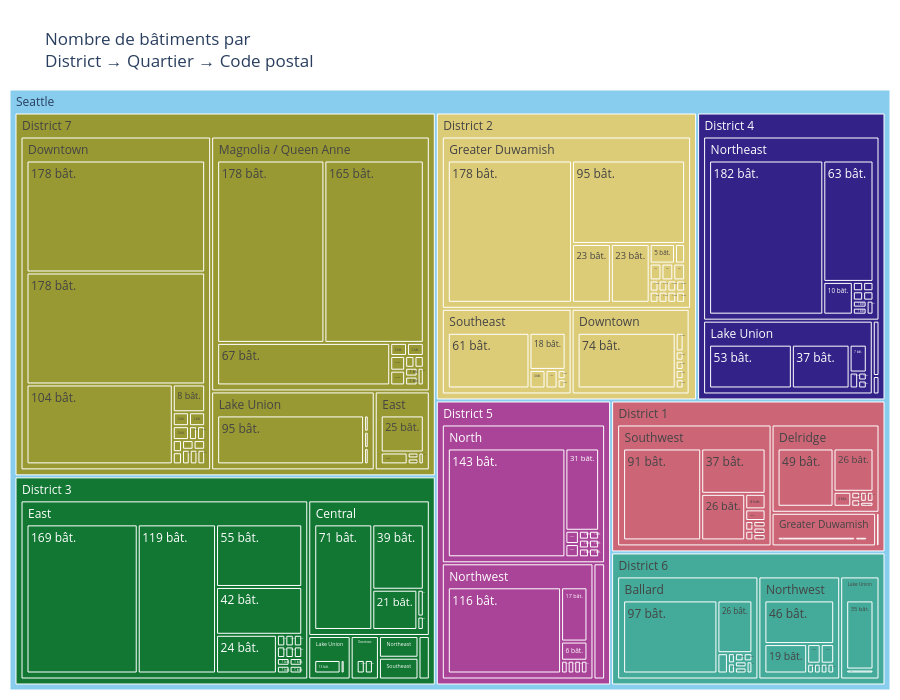

Notebook source saved alongside this figure:
### Markdown cell above
plutot que le code postale (zipcode) qui n a pas de sens pour le modèle renseigner le nb de batiments par zip code : NbBatiments_ZIP

a un impact avéré sur la target ds matrice de corélation

### Code cell
geo_df = df.assign(
    CouncilDistrictCode="D" + df["CouncilDistrictCode"].astype(str),
    Neighborhood=df["Neighborhood"].str.upper(),
    ZipCode=df["ZipCode"].astype("Int64").astype(str).fillna("Inconnu"),
)

tm = geo_df.assign(
    District="District " + df["CouncilDistrictCode"].astype(str),
    Quartier=df["Neighborhood"].str.title(),
    CodePostal="ZIP " + df["ZipCode"].astype("Int64").astype(str).fillna("inconnu"),
)

tm["NbBatiments_ZIP"] = tm.groupby(["District", "Quartier", "CodePostal"])["CodePostal"].transform("count")

fig = px.treemap(
    tm, path=[px.Constant("Seattle"), "District", "Quartier", "CodePostal"],
    color="District", height=700,
    color_discrete_sequence=px.colors.qualitative.Safe,
    title="Nombre de bâtiments par<br>District → Quartier → Code postal",
)

# id Plotly de chaque feuille -> valeur de la colonne NbBatiments_ZIP
feuilles = tm.drop_duplicates(["District", "Quartier", "CodePostal"])
nb_par_id = {
    f"Seattle/{r.District}/{r.Quartier}/{r.CodePostal}": r.NbBatiments_ZIP
    for r in feuilles.itertuples()
}

t = fig.data[0]
parents = set(t.parents)
labels = list(t.labels)
for i, id_ in enumerate(t.ids):
    if id_ not in parents:                      
        labels[i] = f"{nb_par_id[id_]} bât."
t.labels = labels

fig.update_traces(
    texttemplate="%{label}",
    hovertemplate="<b>%{id}</b><br>Bâtiments : %{value}<br>"
                  "Part du niveau supérieur : %{percentParent:.1%}<br>"
                  "Part du total : %{percentRoot:.1%}<extra></extra>",
    root_color="lightgrey",
)
fig.update_layout(margin={"t": 90, "l": 10, "r": 10, "b": 10})
fig.show()

df["NbBatiments_ZIP"] = df.groupby("ZipCode")["ZipCode"].transform("count")

### Figure 1 — Plotly figure (JSON) as saved in the notebook; plotly's stock layout.template omitted (floating-point values rounded to 4 significant figures; data arrays with more than 128 entries replaced by an {"elided": "..."} marker saying what was removed)
{"data": [{"branchvalues": "total", "customdata": {"elided": "211x1 str values"}, "domain": {"x": [0, 1], "y": [0, 1]}, "hovertemplate": "<b>%{id}</b><br>Bâtiments : %{value}<br>Part du niveau supérieur : %{percentParent:.1%}<br>Part du total : %{percentRoot:.1%}<extra></extra>", "ids": {"elided": "211 str values"}, "labels": {"elided": "211 str values"}, "marker": {"colors": {"elided": "211 str values"}}, "name": "", "parents": {"elided": "211 str values"}, "root": {"color": "lightgrey"}, "texttemplate": "%{label}", "type": "treemap", "values": {"elided": "211 int values"}}], "layout": {"height": 700, "legend": {"tracegroupgap": 0}, "margin": {"b": 10, "l": 10, "r": 10, "t": 90}, "title": {"text": "Nombre de bâtiments par<br>District → Quartier → Code postal"}, "treemapcolorway": ["rgb(136, 204, 238)", "rgb(204, 102, 119)", "rgb(221, 204, 119)", "rgb(17, 119, 51)", "rgb(51, 34, 136)", "rgb(170, 68, 153)", "rgb(68, 170, 153)", "rgb(153, 153, 51)", "rgb(136, 34, 85)", "rgb(102, 17, 0)", "rgb(136, 136, 136)"]}}
